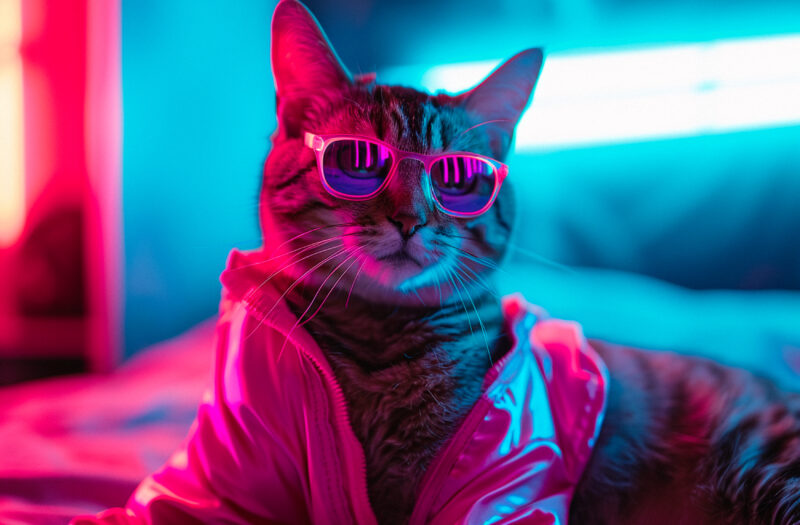
#> input picture openCV_projects/pictures/cat.jpg, 800 x 525 px, given in place of the camera
$ python main.py
#> lines starting #> are read from the running program, lines starting #| are printed output that depends on the picture
### openCV_projects/__learning__.py
# Import the OpenCV library for computer vision tasks
import cv2
import matplotlib.pyplot as plt

# Import the constants variables
from __CONSTANTS__ import *


def camera(convert: bool, channel: str):
    """
    Captures video from the default camera and displays it in a window. Optionally, the frame can be converted to the LAB color space,
    and one of the channels (L, a, or b) can be zeroed out based on the input.

    :param convert: A boolean value indicating whether to convert the frame from BGR to LAB color space.
                    If True, the frame will be converted, and one channel will be modified.
    :param channel: A string specifying the channel to be zeroed out when the frame is converted to LAB color space.
                    It should be one of 'l', 'a', or 'b' (case-insensitive), corresponding to the LAB color channels.

    :return: None. The function continuously displays the video feed from the camera in a window.
             The program can be exited by pressing the 'Esc' key.
    """
#> called with convert = True, channel = 'l'

    # Open the default camera (index 0) for video capture
    cap: any = cv2.VideoCapture(0)

    # Check if the camera is opened correctly to prevent errors
    if not cap.isOpened():
        print("Error: Unable to open camera")
        return
    try:
        # Continuously read frames from the camera until an error occurs or the program is stopped
        while True:
            # Read a frame from the camera and store it in the 'frame' variable
            ret, frame = cap.read()
#> frame is the input picture: shape (525, 800, 3); mean B, G, R 138.5, 93.3, 96.3
            if not ret:
                print("Error: Unable to read frame from camera")
                break

            if convert:
                # Set the channel to lowercase
                channel.lower()

                # Convert the frame from BGR color space to LAB color space
                frame = cv2.cvtColor(frame, cv2.COLOR_BGR2LAB)
#> frame: shape (525, 800, 3); mean of channels 0, 1, 2 122.2, 145.4, 115.8

                # Split the LAB image into its individual channels (L, a, b)
                l, a, b = cv2.split(frame)
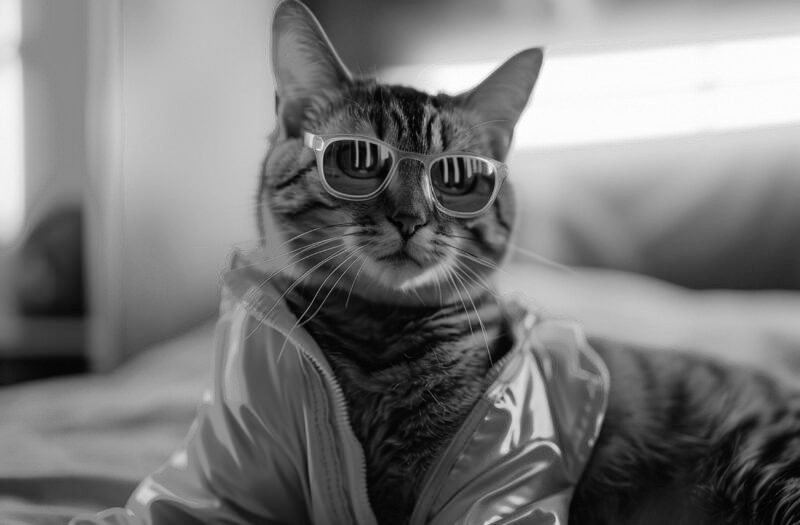
#> l: shape (525, 800); min 0, max 255, mean 122.2
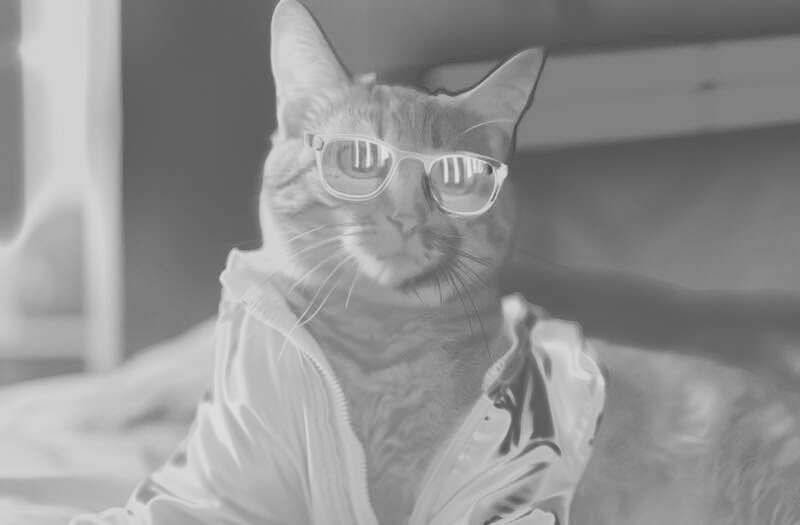
#> a: shape (525, 800); min 71, max 226, mean 145.4
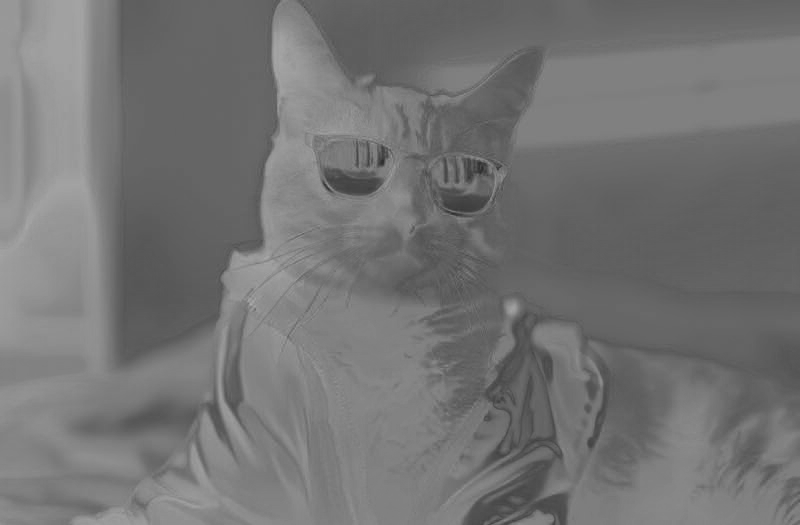
#> b: shape (525, 800); min 44, max 172, mean 115.8

                if channel == 'l':
                    # Set the L channel to zero, effectively removing luminance information
                    l = l * ZERO_CHANNEL
#> l: shape (525, 800); every value is 0
                elif channel == 'a':
                    # Set the A channel to zero, effectively removing luminance information
                    a = a * ZERO_CHANNEL
                elif channel == 'b':
                    # Set the B channel to zero, effectively removing luminance information
                    b = b * ZERO_CHANNEL

                # Merge the modified L channel with the original a and b channels
                frame = cv2.merge((l, a, b))
#> frame: shape (525, 800, 3); mean of channels 0, 1, 2 0, 145.4, 115.8

            # Display the captured frame in a window titled "Webcam Feed"
            cv2.imshow("Webcam Feed", frame)

            # Exit the program when the 'Esc' key is pressed
            if cv2.waitKey(1) == ESCAPE_KEY:
#> (key Esc is pressed here)
                break

    finally:
        # Release system resources to prevent memory leaks
        cap.release()
        cv2.destroyAllWindows()


def getHistogram(image: str):
    """
    Plots the histogram for the blue, green, and red color channels of an image.

    :param image: The file path to the image for which the histogram is to be calculated.
                      It should be a valid path to an image file (e.g., .jpg, .png).

    :return: None. The function displays a plot of the histograms for each color channel.
             The plot shows the distribution of pixel intensities for the blue, green, and red channels.
             :param image:
    """
#> called with image = 'pictures/eagle.jpg'

    # Read the image from the specified file path
    img = cv2.imread(image)

    # Define the color channels for which to calculate the histogram
    color = ("b", "g", "r")  # Corresponds to blue, green, and red channels

    # Loop through each color channel to calculate and plot its histogram
    for i, col in enumerate(color):
        # Calculate the histogram for the current color channel
        # Parameters:
        # [img]: Source image
        # [i]: Index of the color channel (0 for blue, 1 for green, 2 for red)
        # None: No mask is used, so the histogram is calculated for the whole image
        # [256]: Number of bins for the histogram
        # [0,256]: Range of pixel intensity values
        hist = cv2.calcHist([img], [i], None, [MAX_PIXELS], [MIN_PIXELS, MAX_PIXELS])

        # Plot the histogram with the corresponding color
        plt.plot(hist, color=col)

        # Set the x-axis limits for the histogram (0 to 256 intensity values)
        plt.xlim([MIN_PIXELS, MAX_PIXELS])

    # Display the plotted histograms
    plt.show()

### openCV_projects/main.py
# Import the OpenCV library for computer vision tasks
from __learning__ import *

# Press the green button in the gutter to run the script.
if __name__ == '__main__':
    # To apply LAB color space conversion and modify one of the channels, set 'convert' to True.
    # Pass 'l', 'a', or 'b' as the 'channel' parameter to specify which LAB channel should be zeroed out.
    # Use 'convert' set to False for a standard camera feed without any color space conversion.
    camera(True, 'l')

    # Display the histogram for the specified image file.
    # The function will show the distribution of pixel intensities for the blue, green, and red channels.
    # Provide the path to the image as a string argument.
#> (the run stopped early here; a loop or call above may not have finished)
